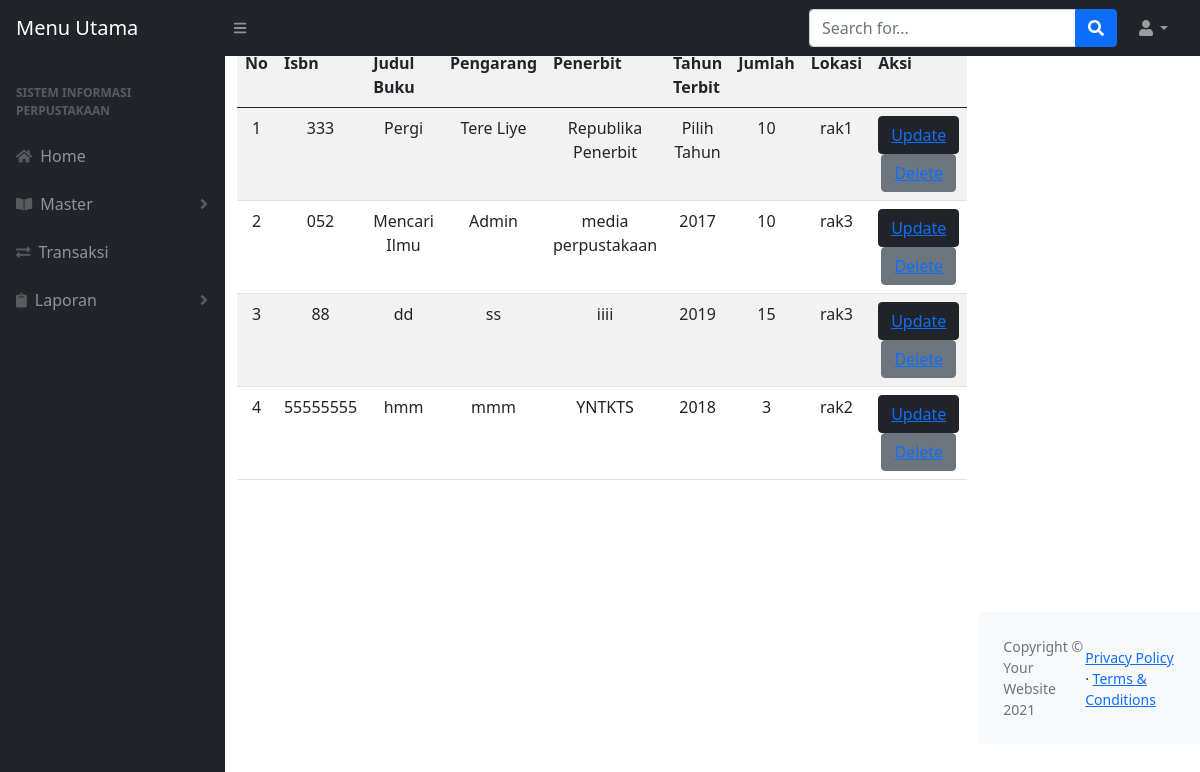
/databuku.php (signed in), run on the app's committed database.
### tables this page shows
CREATE TABLE `buku` (
  `isbn` char(20) DEFAULT NULL,
  `judul` varchar(50) DEFAULT NULL,
  `pengarang` varchar(50) DEFAULT NULL,
  `penerbit` varchar(50) DEFAULT NULL,
  `thn_terbit` varchar(15) DEFAULT NULL,
  `jumlah_buku` int(4) DEFAULT NULL,
  `lokasi` enum('rak1','rak2','rak3') DEFAULT NULL
);

### databuku.php (the view, shortened to what this page needs)
<?php
    include ("header.php");
?>
<div class="container">
    <table id="$data" class="table table-striped" style="width:80%">
        <thead>
            <tbody>
                <tr>
                    <th>No</th>
                    <th>Isbn</th>
                    <th>Judul Buku</th>
                    <th>Pengarang</th>
                    <th>Penerbit</th>
                    <th>Tahun Terbit</th>
                    <th>Jumlah</th>
                    <th>Lokasi</th>
                    <th>Aksi</th>
                </tr>
            </tbody>
        </thead>
        <?php
            include 'koneksi.php';
            $sql=mysqli_query($conn, "SELECT * FROM buku") or die (mysql_error($koneksi));
            $no= 1;
            while($data=mysqli_fetch_assoc($sql)){
        ?>
        <tr align="center">
            <td><?=$no++ ;?></td>
            <td><?=$data['isbn'] ;?></td>
            <td><?=$data['judul'] ;?></td>
            <td><?=$data['pengarang'] ;?></td>
            <td><?=$data['penerbit'] ;?></td>
            <td><?=$data['thn_terbit'] ;?></td>
            <td><?=$data['jumlah_buku'] ;?></td>
            <td><?=$data['lokasi'] ;?></td>
            <td>
                <button class="btn btn-dark" type="submit">
                <a style="margin-bottom:5px;width:cover;" href="form_update.php?isbn=<?=$data['isbn']; ?>">Update</a></button>
                <button class="btn btn-secondary" type="submit">
                <a style="margin-bottom:5px;width:cover;" onClick="return confirm ('Apakah anda ingin menghapus data ini ?')" href="delete.php?isbn=<?= $data['isbn']; ?>">Delete</a></button>
            </td>
        </tr>
        <?php
            }
        ?>
        <a class="btn btn-primary" style="margin-top:5px;" href="form_buku.php" role="button">Tambahkan Data</a>
    </table>
</div>
<?php
    include ("footer.php");
?>

### data on the page
buku: isbn "333", judul "Pergi", pengarang "Tere Liye", penerbit "Republika Penerbit", thn_terbit "Pilih Tahun", jumlah_buku "10", lokasi "rak1"
buku: isbn "052", judul "Mencari Ilmu", pengarang "Admin", penerbit "media perpustakaan", thn_terbit "2017", jumlah_buku "10", lokasi "rak3"
buku: isbn "88", judul "dd", pengarang "ss", penerbit "iiii", thn_terbit "2019", jumlah_buku "15", lokasi "rak3"
buku: isbn "55555555", judul "hmm", pengarang "mmm", penerbit "YNTKTS", thn_terbit "2018", jumlah_buku "3", lokasi "rak2"
